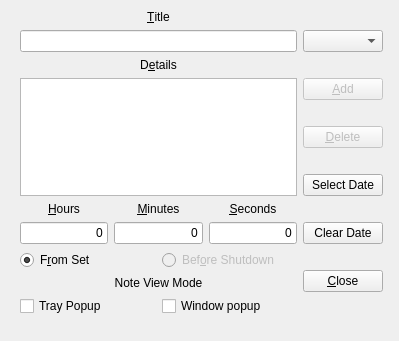
<?xml version="1.0" encoding="UTF-8"?>
<ui version="4.0">
 <class>AddNote</class>
 <widget class="QDialog" name="AddNote">
  <property name="geometry">
   <rect>
    <x>0</x>
    <y>0</y>
    <width>399</width>
    <height>341</height>
   </rect>
  </property>
  <property name="windowTitle">
   <string>View Note</string>
  </property>
  <widget class="QWidget" name="layoutWidget">
   <property name="geometry">
    <rect>
     <x>20</x>
     <y>10</y>
     <width>363</width>
     <height>306</height>
    </rect>
   </property>
   <layout class="QHBoxLayout" name="horizontalLayout_5">
    <item>
     <layout class="QVBoxLayout" name="verticalLayout_2">
      <item>
       <widget class="QLabel" name="label">
        <property name="text">
         <string>&amp;Title</string>
        </property>
        <property name="alignment">
         <set>Qt::AlignCenter</set>
        </property>
        <property name="buddy">
         <cstring>titleLineEdit</cstring>
        </property>
       </widget>
      </item>
      <item>
       <widget class="QLineEdit" name="titleLineEdit"/>
      </item>
      <item>
       <widget class="QLabel" name="label_2">
        <property name="text">
         <string>D&amp;etails</string>
        </property>
        <property name="alignment">
         <set>Qt::AlignCenter</set>
        </property>
        <property name="buddy">
         <cstring>detailsTextEdit</cstring>
        </property>
       </widget>
      </item>
      <item>
       <widget class="QTextEdit" name="detailsTextEdit"/>
      </item>
      <item>
       <layout class="QVBoxLayout" name="verticalLayout">
        <item>
         <layout class="QHBoxLayout" name="horizontalLayout_3">
          <item>
           <widget class="QLabel" name="label_3">
            <property name="text">
             <string>&amp;Hours</string>
            </property>
            <property name="alignment">
             <set>Qt::AlignCenter</set>
            </property>
            <property name="buddy">
             <cstring>hLineEdit</cstring>
            </property>
           </widget>
          </item>
          <item>
           <widget class="QLabel" name="label_4">
            <property name="text">
             <string>&amp;Minutes</string>
            </property>
            <property name="alignment">
             <set>Qt::AlignCenter</set>
            </property>
            <property name="buddy">
             <cstring>mLineEdit</cstring>
            </property>
           </widget>
          </item>
          <item>
           <widget class="QLabel" name="label_5">
            <property name="text">
             <string>&amp;Seconds</string>
            </property>
            <property name="alignment">
             <set>Qt::AlignCenter</set>
            </property>
            <property name="buddy">
             <cstring>sLineEdit</cstring>
            </property>
           </widget>
          </item>
         </layout>
        </item>
        <item>
         <layout class="QHBoxLayout" name="horizontalLayout_2">
          <item>
           <widget class="FocusLineEdit" name="hLineEdit">
            <property name="inputMethodHints">
             <set>Qt::ImhDigitsOnly</set>
            </property>
            <property name="text">
             <string>0</string>
            </property>
            <property name="alignment">
             <set>Qt::AlignRight|Qt::AlignTrailing|Qt::AlignVCenter</set>
            </property>
           </widget>
          </item>
          <item>
           <widget class="FocusLineEdit" name="mLineEdit">
            <property name="inputMethodHints">
             <set>Qt::ImhDigitsOnly</set>
            </property>
            <property name="text">
             <string>0</string>
            </property>
            <property name="alignment">
             <set>Qt::AlignRight|Qt::AlignTrailing|Qt::AlignVCenter</set>
            </property>
           </widget>
          </item>
          <item>
           <widget class="FocusLineEdit" name="sLineEdit">
            <property name="inputMethodHints">
             <set>Qt::ImhDigitsOnly</set>
            </property>
            <property name="text">
             <string>0</string>
            </property>
            <property name="alignment">
             <set>Qt::AlignRight|Qt::AlignTrailing|Qt::AlignVCenter</set>
            </property>
           </widget>
          </item>
         </layout>
        </item>
        <item>
         <layout class="QHBoxLayout" name="horizontalLayout">
          <item>
           <widget class="QRadioButton" name="fromSetRadio">
            <property name="enabled">
             <bool>true</bool>
            </property>
            <property name="text">
             <string>F&amp;rom Set</string>
            </property>
            <property name="checked">
             <bool>true</bool>
            </property>
            <property name="autoExclusive">
             <bool>true</bool>
            </property>
           </widget>
          </item>
          <item>
           <widget class="QRadioButton" name="beforeSdRadio">
            <property name="enabled">
             <bool>false</bool>
            </property>
            <property name="text">
             <string>Bef&amp;ore Shutdown</string>
            </property>
            <property name="checkable">
             <bool>true</bool>
            </property>
            <property name="checked">
             <bool>false</bool>
            </property>
           </widget>
          </item>
         </layout>
        </item>
       </layout>
      </item>
      <item>
       <widget class="QLabel" name="label_6">
        <property name="frameShape">
         <enum>QFrame::NoFrame</enum>
        </property>
        <property name="text">
         <string>Note View Mode</string>
        </property>
        <property name="alignment">
         <set>Qt::AlignCenter</set>
        </property>
       </widget>
      </item>
      <item>
       <layout class="QHBoxLayout" name="horizontalLayout_4">
        <item>
         <widget class="QCheckBox" name="trayCheckBox">
          <property name="text">
           <string>Tray Popup</string>
          </property>
         </widget>
        </item>
        <item>
         <widget class="QCheckBox" name="windowCheckBox">
          <property name="text">
           <string>Window popup</string>
          </property>
         </widget>
        </item>
       </layout>
      </item>
     </layout>
    </item>
    <item>
     <layout class="QVBoxLayout" name="verticalLayout_3">
      <item>
       <widget class="QComboBox" name="comboBox"/>
      </item>
      <item>
       <widget class="QPushButton" name="okButton">
        <property name="enabled">
         <bool>false</bool>
        </property>
        <property name="text">
         <string>&amp;Add</string>
        </property>
       </widget>
      </item>
      <item>
       <widget class="QPushButton" name="deleteButton">
        <property name="enabled">
         <bool>false</bool>
        </property>
        <property name="text">
         <string>&amp;Delete</string>
        </property>
       </widget>
      </item>
      <item>
       <widget class="QPushButton" name="dateButton">
        <property name="text">
         <string>Select Date</string>
        </property>
       </widget>
      </item>
      <item>
       <widget class="QPushButton" name="clearButton">
        <property name="text">
         <string>Clear Date</string>
        </property>
       </widget>
      </item>
      <item>
       <widget class="QPushButton" name="closeButton">
        <property name="text">
         <string>&amp;Close</string>
        </property>
       </widget>
      </item>
     </layout>
    </item>
   </layout>
  </widget>
 </widget>
 <customwidgets>
  <customwidget>
   <class>FocusLineEdit</class>
   <extends>QLineEdit</extends>
   <header location="global">focuslineedit.h</header>
  </customwidget>
 </customwidgets>
 <tabstops>
  <tabstop>titleLineEdit</tabstop>
  <tabstop>detailsTextEdit</tabstop>
  <tabstop>hLineEdit</tabstop>
  <tabstop>mLineEdit</tabstop>
  <tabstop>sLineEdit</tabstop>
  <tabstop>fromSetRadio</tabstop>
  <tabstop>beforeSdRadio</tabstop>
  <tabstop>comboBox</tabstop>
  <tabstop>okButton</tabstop>
  <tabstop>deleteButton</tabstop>
  <tabstop>closeButton</tabstop>
 </tabstops>
 <resources/>
 <connections/>
</ui>
